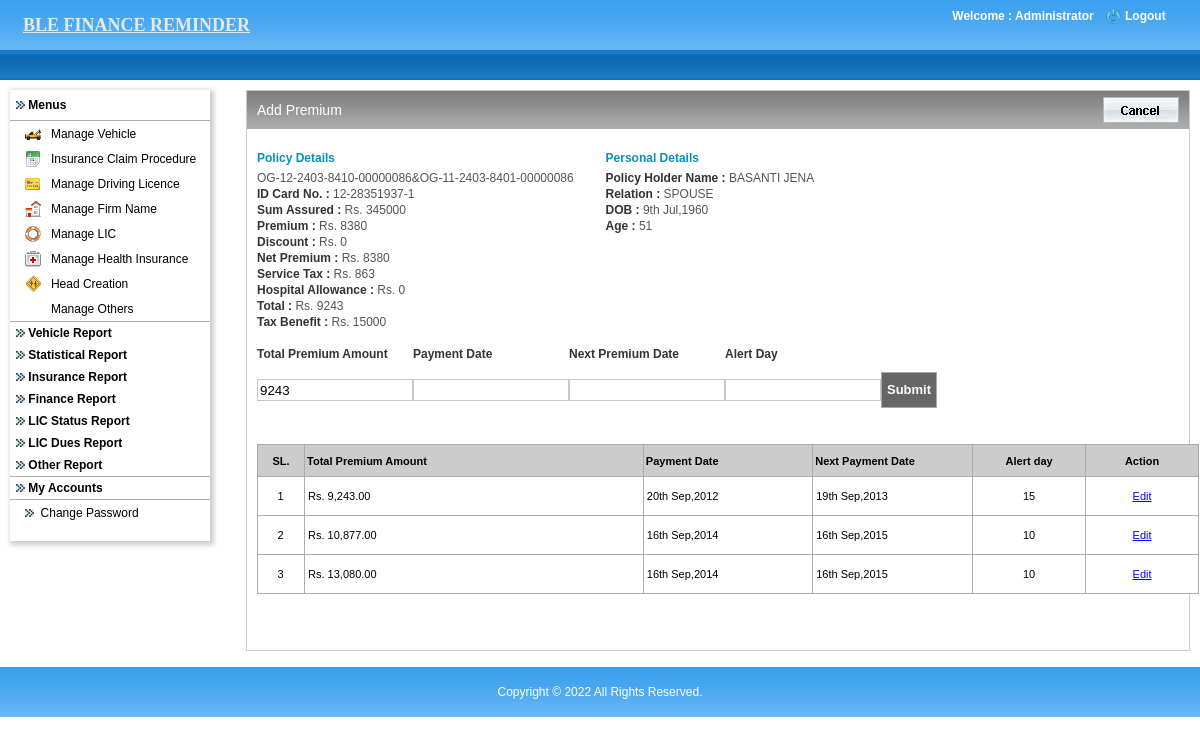
Page /admin/add_hi_premiums.php?id=2 (signed in) on the committed database.
### tables this page shows
CREATE TABLE IF NOT EXISTS `mediclaim_registration` (
  `id` int(11) NOT NULL AUTO_INCREMENT,
  `policy_holder_name` varchar(255) NOT NULL,
  `relation` varchar(255) NOT NULL,
  `dob` date NOT NULL,
  `age` double NOT NULL,
  `sum_assured` double NOT NULL,
  `premium` double NOT NULL,
  `discount` double NOT NULL,
  `net_premium` double NOT NULL,
  `service_tax` double NOT NULL,
  `hospital_allowance` double NOT NULL,
  `total` double NOT NULL,
  `tax_benefit` double NOT NULL,
  `policy_no` varchar(255) NOT NULL,
  `idcard_no` varchar(255) NOT NULL,
  PRIMARY KEY (`id`)
);

CREATE TABLE IF NOT EXISTS `hi_premium_payment_details` (
  `id` int(11) NOT NULL AUTO_INCREMENT,
  `policy_id` bigint(20) NOT NULL,
  `total_premium_amount` double NOT NULL,
  `payment_date` date NOT NULL,
  `next_payment_date` date NOT NULL,
  `alert_med` bigint(20) NOT NULL,
  PRIMARY KEY (`id`)
);

### includes/class.dbFunctions.php (called while the page is built, shortened)
<?php
class Dbfunctions extends Pagination
{
public $mysqli;
public function __construct()
{
	$localhost = "localhost";
	$username = "root";
	$password = "";
	$db = "ble_finance_latest";
	$this->mysqli = new mysqli($localhost,$username,$password,$db) or
		die('Oops connection error -> ' . mysqli_connect_error());
}
	function fetchSingle($tblName,$optCondition=""){
		if(trim($optCondition) != ""){
			$condition = " WHERE " . $optCondition;
		}else{
			$condition = "";
		}
        $sql="SELECT * FROM " . $tblName . $condition;
		$result = $this->mysqli->query($sql);
		return $result->fetch_array(MYSQLI_BOTH);
	}
	function get_session(){
		if(isset($_SESSION['login'])){
			return $_SESSION['login'];
		}
	}
	function getDataFromTable($tblName, $fldName,  $optCondition){
		$defaultVal="";
		if(trim($optCondition) != ""){
			$condition = $optCondition ;
		}else{
			$condition = "";
		}
		$rs = $this->mysqli->query("select " . $fldName . " from " . $tblName . " where " . $condition);
		if( (!($rs)) || (!($rec=$rs->fetch_array(MYSQLI_BOTH)))){
			return $defaultVal;
		}else if(is_null($rec[0])){
			return $defaultVal;
		}else{
			return $rec[0];
		}
	}
	function countRows($tblName,$optCondition=""){
		if(trim($optCondition) != ""){
			$condition = " WHERE " . $optCondition;
		}else{
			$condition = "";
		}
		$sql="SELECT * FROM " . $tblName . $condition;
		$result = $this->mysqli->query($sql);
		if($result){
			$num=$result->num_rows;
			return $num;
		}
	}
	function fetchOrder($tblName,$optCondition="",$orderby=""){
		$sql = "SELECT * FROM ".$tblName;
		if(trim($optCondition) != ""){
			$sql = $sql." WHERE " . $optCondition;
		}
		$result = $this->mysqli->query($sql);
		while($row =$result->fetch_array(MYSQLI_BOTH)){
			$result_array[] = $row;
		}
		if(isset($result_array) && count($result_array)>0){
			return $result_array;
		}else{
			$default_val=array();
			return $default_val;
		}
	}
}
?>

### admin/add_hi_premiums.php (the view, shortened to what this page needs)
<?php
include_once '../includes/class.dbFunctions.php';
$db = new Dbfunctions();
include 'application_top.php';
$med_reg=$db->fetchSingle("mediclaim_registration","id='$_REQUEST[id]'");
?>
<link href="css/style.css" rel="stylesheet" type="text/css" />
<body>
<table width="100%" border="0" cellspacing="0" cellpadding="0">
  <tr>
    <td align="center" valign="middle" ><?php include 'header.php'; ?></td>
  </tr>
  <tr>
    <td align="left" valign="top"><table width="100%" border="0" cellspacing="0" cellpadding="0">
      <tr>
        <td width="10">&nbsp;</td>
        <td align="left" valign="top"><table width="100%" border="0" cellspacing="0" cellpadding="0">
          <tr>
            <td height="10" colspan="3" align="left" valign="top"></td>
            </tr>
          <tr>
            <td width="226" align="left" valign="top" height="365"><?php include 'left.php';?></td>
            <td width="10">&nbsp;</td>
            <td align="left" valign="top">
			<table width="100%" border="0" cellspacing="0" cellpadding="0" style="border:solid 1px; border-color:#CCC; background-color:#FFF;">
              <tr>
                <td align="left" valign="top"><table width="100%" border="0" cellspacing="0" cellpadding="0">
                    <tr>
                      <td width="10" align="left" valign="top"><img src="images/leftbox-bg.jpg" alt="leftboxbg" width="10" height="38" /></td>
                      <td class="midboxbg"><table width="100%" border="0" cellspacing="0" cellpadding="0">
                        <tr>
                          <td width="50%" align="left" valign="middle"><h2>Add Premium </h2></td>
                          <td width="50%" align="right" valign="middle">
                          <a href="manage_mediclaim.php"><img src="images/cancel_btn1.jpg" border="0"/></a>
                          </td>
                        </tr>
                      </table></td>
                      <td width="10" align="right" valign="top"><img src="images/rightbox-bg.jpg" alt="rightboxbg" width="10" height="38" /></td>
                    </tr>
                </table></td>
              </tr>
              <tr>
                <td align="left" valign="top" height="320">
				<table width="100%" border="0" cellspacing="0" cellpadding="0" class="righttableborder2">
                  <tr>
                    <td>&nbsp;</td>
                  </tr>
                  <tr>
                    <td>
                    <table width="100%" border="0" cellspacing="0" cellpadding="0" style="margin-left:10px;">
                      <tr>
                        <td width="37%" height="25" class="text25">Policy Details</td>
                        <td width="37%" class="text25">Personal Details</td>
                        <td width="26%" class="text25">&nbsp;</td>
                      </tr>
                      <tr>
                        <td valign="top">
                        <?php echo strtoupper($med_reg["policy_no"]); ?><br />
                        <span class="text1">ID Card No. : </span> <?php echo strtoupper($med_reg["idcard_no"]); ?><br />
                        <span class="text1">Sum Assured : </span> Rs. <?php echo $med_reg["sum_assured"]; ?> <br />
                        <span class="text1">Premium : </span> Rs. <?php echo $med_reg["premium"]; ?> <br />
                        <span class="text1">Discount : </span> Rs. <?php echo $med_reg["discount"]; ?> <br />
                        <span class="text1">Net Premium  : </span> Rs. <?php echo $med_reg["net_premium"]; ?> <br />
                        <span class="text1">Service Tax  : </span> Rs. <?php echo $med_reg["service_tax"]; ?> <br />
                        <span class="text1">Hospital Allowance  : </span>Rs. <?php echo $med_reg["hospital_allowance"]; ?> <br />
                        <span class="text1">Total  : </span>Rs. <?php echo $med_reg["total"]; ?> <br />
                        <span class="text1">Tax Benefit  : </span> Rs. <?php echo $med_reg["tax_benefit"]; ?> <br />
                        </td>
                        <td valign="top">
						<span class="text1">Policy Holder Name :</span> <?php echo strtoupper($med_reg["policy_holder_name"]); ?><br />
                        <span class="text1">Relation :</span> <?php echo strtoupper($med_reg["relation"]); ?><br />
                        <span class="text1">DOB :</span> <?php echo date("jS M,Y",strtotime($med_reg["dob"])); ?><br />
                        <span class="text1">Age :</span> <?php echo $med_reg["age"]; ?>
                        </td>
                        <td valign="top">&nbsp;</td>
                      </tr>
                    </table></td>
                  </tr>
                  <tr>
                    <td >&nbsp;</td>
                  </tr>
                  <tr>
                    <td id="td_show">
					<form action="" method="post" id="frm" enctype="multipart/form-data">
					<table width="100%" border="0" cellspacing="0" cellpadding="0" style="margin-left:10px;">
                    <tr>
                      <td width="16%" class="text1">Total Premium Amount</td>
                      <td width="16%" class="text1">Payment Date</td>
                      <td width="16%" class="text1">Next Premium Date</td>
                      <td width="16%" class="text1">Alert Day </td>
                      <td width="40%">&nbsp;</td>
                    </tr>
                    <tr>
                      <td>
                      <input name="total_premium_amount" type="text" class="validate[required] textfield121" id="total_premium_amount" onBlur="extractNumber(this,2,false)" onKeyUp="extractNumber(this,2,false)" onKeyPress="return blockNonNumbers(this, event, true, false);" value="<?php echo $med_reg["total"]; ?>"/>
                      </td>
                      <td><input name="payment_date" type="text" class="datepick validate[required] textfield121" id="payment_date" autocomplete="off" readonly/> </td>
                      <td>
                      <input name="next_payment_date" type="text" class="datepick validate[required] textfield121" id="next_payment_date" autocomplete="off" value="" readonly/>                      </td>
                      <td><input name="alert_med" type="text" class="validate[required] textfield121" id="alert_med" onKeyPress="return onlyNumbers(event);"/></td>
                      <td><input name="submit" type="submit" class="button" id="submit" value="Submit"></td>
                    </tr>
                  </table>
                    </form>
                    </td>
                  </tr>
                   <tr>
                     <td >&nbsp;</td>
                   </tr>
                   <tr>
                     <td height="200" align="left" valign="top">
                    <table height="61" border="1" cellpadding="0" cellspacing="0" bordercolor="#ACACAC" class="tablesorter" id="sort_table" width="100%" style="margin-left:10px;">
                      <thead>
                      <tr>
                      <th width="5%" height="27" align="center" valign="middle" class="fetch_headers">SL.</th>
                      <th width="36%" align="left" valign="middle" class="fetch_headers">Total Premium Amount</th>
                      <th width="18%" align="left" valign="middle" class="fetch_headers">Payment Date</th>
                      <th width="17%" align="left" valign="middle" class="fetch_headers">Next Payment Date</th>
                      <th width="12%" align="center" valign="middle" class="fetch_headers">Alert day</th>
                      <th colspan="5" align="center" valign="middle" class="fetch_headers">Action</th>
                      </tr>
                      </thead>
                      <tbody>
                      <?php
                      $count=1;
                      $str="policy_id='$_REQUEST[id]'";
                      $num=$db->countRows('hi_premium_payment_details',$str);
                      foreach($db->fetchOrder("hi_premium_payment_details",$str,"","") as $val_hi_premium) {
                      ?>
                      <?php if($num!=0) { ?>
                      <tr>
                      <td height="30" align="center" class="fetch_contents" style="padding-left:3px;"><?php echo $count; ?>
                      </td>
                      <td align="left" class="fetch_contents" style="padding-left:3px;">Rs. <?php echo number_format($val_hi_premium["total_premium_amount"],2); ?></td>
                      <td align="left" class="fetch_contents" style="padding-left:3px;"><?php echo date("jS M,Y",strtotime($val_hi_premium["payment_date"])); ?></td>
                      <td align="left" class="fetch_contents" style="padding-left:3px;"><?php echo date("jS M,Y",strtotime($val_hi_premium["next_payment_date"])); ?></td>
                      <td align="center" class="fetch_contents"><?php echo $val_hi_premium["alert_med"]; ?></td>
                      <td width="12%" align="center" class="fetch_contents">
                      <a href="javascript:void(0);" onClick="editMedPremium(<?php echo $val_hi_premium["id"];?>);">Edit</a>
                      </td>
                      </tr>
                      <?php } ?>
                      <?php $count+=1;} ?>
                      </tbody>
                      </table>
                     </td>
                   </tr>
                   <tr>
                    <td>&nbsp;</td>
                  </tr>
                </table>
				</td>
              </tr>
            </table></td>
            </tr>
        </table></td>
        <td width="10">&nbsp;</td>
      </tr>
    </table></td>
  </tr>
  <tr>
    <td>&nbsp;</td>
  </tr>
  <tr>
    <td align="center"><?php include 'footer.php';?></td>
  </tr>
</table>
</body>
</html>

### admin/header.php (shortened to what this page needs)
<table width="100%" border="0" cellpadding="0" cellspacing="0" style="background: url(images/top_bg.jpg) repeat-x;">
  <tr>
    <td width="50%" height="50" align="left" valign="middle" style="padding-left:23px;">
    <a href="admin_home.php" class="style3" style="text-decoraon:none; font-size:18px;">BLE FINANCE REMINDER</a></td>
    <td width="50%" align="right" valign="top" style="padding-right:5px;">
	<?php
	if ($db->get_session())
	{
	$client_name=$db->getDataFromTable('admin', 'admin_name',  "id='$_SESSION[admin_id]'");
	?>
	<table width="250" border="0" cellspacing="0" cellpadding="0">
      <tr>
        <td height="8" colspan="3" align="center" valign="middle" class="logouttext"></td>
        </tr>
      <tr>
        <td width="156" align="center" valign="middle" class="logouttext">Welcome : <?php echo $client_name; ?> </td>
        <td width="24" align="center" valign="middle"><a href="logout.php"><img src="images/logout-icon.png" alt="logout_icon" width="15" height="15" border="0"/></a></td>
        <td width="70" align="left" valign="middle"><a href="logout.php" class="logouttext">Logout</a></td>
      </tr>
      <tr>
        <td height="10" colspan="3"></td>
      </tr>
      <tr>
        <td colspan="3" align="left" valign="top">&nbsp;</td>
      </tr>
    </table>
	<?php
	}
	?>	</td>
  </tr>
  <tr>
    <td colspan="2" align="left" valign="middle" class="greenborder" >&nbsp;</td>
  </tr>
</table>

### rows in the picture
mediclaim_registration: policy_no "OG-12-2403-8410-00000086&OG-11-2403-8401-00000086", idcard_no "12-28351937-1", sum_assured "345000", premium "8380", discount "0", net_premium "8380", service_tax "863", hospital_allowance "0", total "9243", tax_benefit "15000", policy_holder_name "BASANTI JENA", relation "SPOUSE", dob "9th Jul,1960", age "51", total_premium_amount "9243"
hi_premium_payment_details: total_premium_amount "9,243.00", payment_date "20th Sep,2012", next_payment_date "19th Sep,2013", alert_med "15"
hi_premium_payment_details: total_premium_amount "10,877.00", payment_date "16th Sep,2014", next_payment_date "16th Sep,2015", alert_med "10"
hi_premium_payment_details: total_premium_amount "13,080.00", payment_date "16th Sep,2014", next_payment_date "16th Sep,2015", alert_med "10"

### other values in the picture
$client_name "Administrator"
